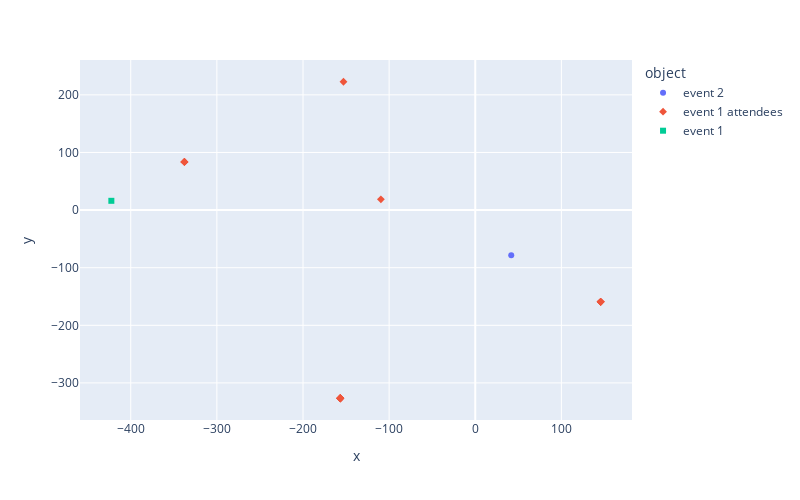

Here is the notebook cell this chart was saved with:
### Code cell
import plotly.express as px
import plotly.offline as pyo
import plotly.io as pio

pio.renderers.default = 'notebook'
pyo.init_notebook_mode(connected=True)

fig = px.scatter(all_points, x='x', y='y', color="object", symbol='object', hover_data='name', width=800, height=500)
# fig = px.scatter(embeddingsdf, x='x', y='y')
# fig = px.scatter(x=[0, 1, 2, 3, 4], y=[0, 1, 4, 9, 16])
fig.show()

### Figure 1 — Plotly figure (JSON) as saved in the notebook; plotly's stock layout.template omitted (floating-point values rounded to 4 significant figures)
{"data": [{"customdata": [["Expand and Contract (Georg Berky) "]], "hovertemplate": "object=event 2<br>x=%{x}<br>y=%{y}<br>name=%{customdata[0]}<extra></extra>", "legendgroup": "event 2", "marker": {"color": "#636efa", "symbol": "circle"}, "mode": "markers", "name": "event 2", "orientation": "v", "showlegend": true, "type": "scatter", "x": [41.78], "xaxis": "x", "y": [-78.5], "yaxis": "y"}, {"customdata": [["1994757293"], ["1993040306"], ["1993061061"], ["1994062788"], ["1993042201"], ["1993275497"], ["1994717743"], ["1994206223"], ["1993112862"], ["1994806760"], ["1994838508"], ["1995182482"], ["1995059546"], ["1993153592"], ["1993274440"], ["1994595427"], ["1993870690"], ["1994501266"], ["1994615185"]], "hovertemplate": "object=event 1 attendees<br>x=%{x}<br>y=%{y}<br>name=%{customdata[0]}<extra></extra>", "legendgroup": "event 1 attendees", "marker": {"color": "#EF553B", "symbol": "diamond"}, "mode": "markers", "name": "event 1 attendees", "orientation": "v", "showlegend": true, "type": "scatter", "x": [-156.7, 145.6, -156.7, -337.7, -156.7, 145.6, -156.7, 145.6, -156.7, -337.7, -153.0, -109.6, -337.7, -156.7, 145.6, -337.7, -156.7, -156.7, 145.6], "xaxis": "x", "y": [-326.6, -159.2, -326.6, 83.65, -326.6, -159.2, -326.6, -159.2, -326.6, 83.65, 222.8, 18.65, 83.65, -326.6, -159.2, 83.65, -326.6, -326.6, -159.2], "yaxis": "y"}, {"customdata": [["Hiking - Adventure in Bussum"]], "hovertemplate": "object=event 1<br>x=%{x}<br>y=%{y}<br>name=%{customdata[0]}<extra></extra>", "legendgroup": "event 1", "marker": {"color": "#00cc96", "symbol": "square"}, "mode": "markers", "name": "event 1", "orientation": "v", "showlegend": true, "type": "scatter", "x": [-422.5], "xaxis": "x", "y": [16.1], "yaxis": "y"}], "layout": {"height": 500, "legend": {"title": {"text": "object"}, "tracegroupgap": 0}, "margin": {"t": 60}, "width": 800, "xaxis": {"anchor": "y", "autorange": true, "domain": [0, 1], "range": [-458.9, 182.0], "title": {"text": "x"}, "type": "linear"}, "yaxis": {"anchor": "x", "autorange": true, "domain": [0, 1], "range": [-364.3, 260.5], "title": {"text": "y"}, "type": "linear"}}}
